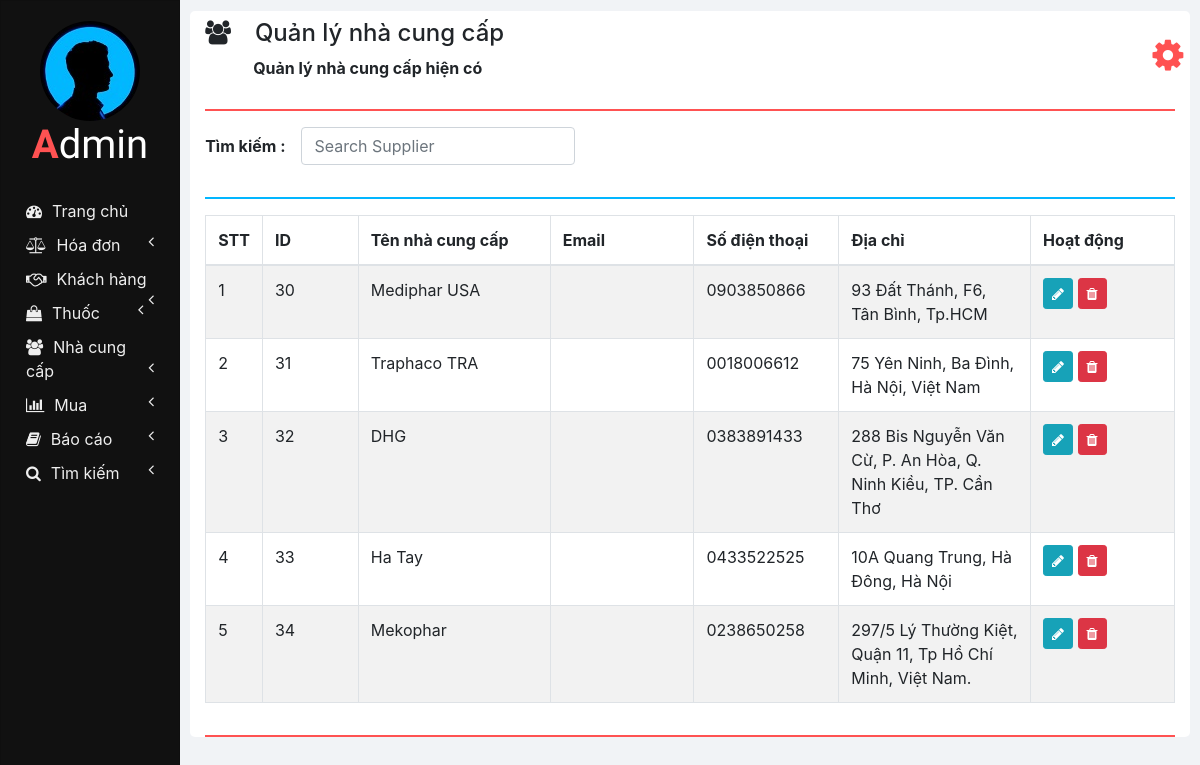
Page /manage_supplier.php on the committed database.
### tables this page shows
CREATE TABLE `suppliers` (
  `ID` int(11) NOT NULL,
  `NAME` varchar(100) NOT NULL,
  `EMAIL` varchar(100) NOT NULL,
  `CONTACT_NUMBER` varchar(10) NOT NULL,
  `ADDRESS` varchar(100) NOT NULL
);

### php/manage_supplier.php (the view, shortened to what this page needs)
<?php
  function showSuppliers($id) {
    require "db_connection.php";
    if($con) {
      $seq_no = 0;
      $query = "SELECT * FROM suppliers";
      $result = mysqli_query($con, $query);
      while($row = mysqli_fetch_array($result)) {
        $seq_no++;
        if($row['ID'] == $id)
          showEditOptionsRow($seq_no, $row);
        else
          showSupplierRow($seq_no, $row);
      }
    }
  }
  function showSupplierRow($seq_no, $row) {
    ?>
    <tr>
      <td><?php echo $seq_no; ?></td>
      <td><?php echo $row['ID'] ?></td>
      <td><?php echo $row['NAME']; ?></td>
      <td><?php echo $row['EMAIL']; ?></td>
      <td><?php echo $row['CONTACT_NUMBER']; ?></td>
      <td><?php echo $row['ADDRESS']; ?></td>
      <td>
        <button href="" class="btn btn-info btn-sm" onclick="editSupplier(<?php echo $row['ID']; ?>);">
          <i class="fa fa-pencil"></i>
        </button>
        <button class="btn btn-danger btn-sm" onclick="deleteSupplier(<?php echo $row['ID']; ?>);">
          <i class="fa fa-trash"></i>
        </button>
      </td>
    </tr>
    <?php
  }
  ?>

### css/sidenav.css (style rules this page uses)
body { background-color: #f1f3f6; }
.sidenav { width: 15%; height: 100vh; background-color: #222222; position: fixed; z-index: 1; flex: 1 0 auto; }
.card { width: 100%; height: 100%; top: 0; border-radius: 0; background-color: #111111; }
.logo .logo-caption { font-family: 'Poiret One', cursive; color: #ffffff; text-align: center; margin-bottom: 25px; }
.logo .profile { margin-left: 50%; border-radius: 50%; transform: translate(-50%); }
.logo .tweak { color: #ff5252; font-weight: bold; }
.main-menu-item { padding: 5px 5px; cursor: pointer; }
.main-menu-item > a { color: #eeeeee; text-decoration: none; font-size: 16px; }
.main-menu-item > a > span { margin-left: 10px; }

### css/home.css (style rules this page uses)
html, body { height: 100vh; }

### rows in the picture
suppliers: seq_no "1", ID "30", NAME "Mediphar USA", CONTACT_NUMBER "0903850866", ADDRESS "93 Đất Thánh, F6, Tân Bình, Tp.HCM"
suppliers: seq_no "2", ID "31", NAME "Traphaco TRA", CONTACT_NUMBER "0018006612", ADDRESS "75 Yên Ninh, Ba Đình, Hà Nội, Việt Nam"
suppliers: seq_no "3", ID "32", NAME "DHG", CONTACT_NUMBER "0383891433", ADDRESS "288 Bis Nguyễn Văn Cừ, P. An Hòa, Q. Ninh Kiều, TP. Cần Thơ"
suppliers: seq_no "4", ID "33", NAME "Ha Tay", CONTACT_NUMBER "0433522525", ADDRESS "10A Quang Trung, Hà Đông, Hà Nội"
suppliers: seq_no "5", ID "34", NAME "Mekophar", CONTACT_NUMBER "0238650258", ADDRESS "297/5 Lý Thường Kiệt, Quận 11, Tp Hồ Chí Minh, Việt Nam."

### other values in the picture
$heading "Quản lý nhà cung cấp"
$sub_heading "Quản lý nhà cung cấp hiện có"
